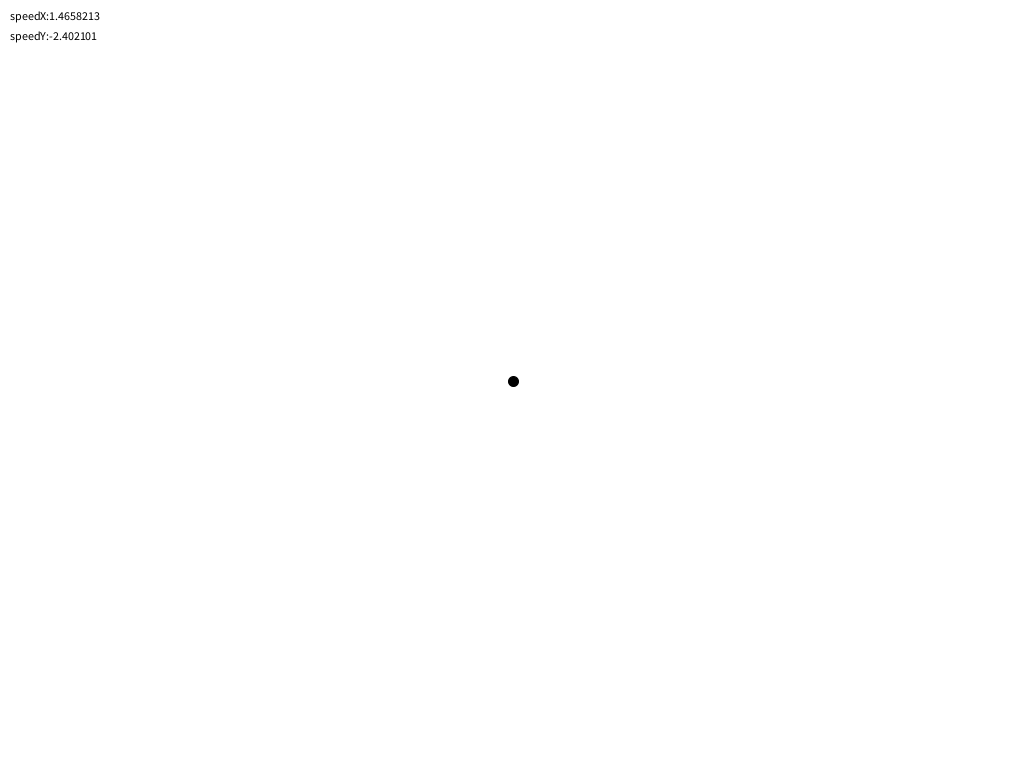
Frame 1 (no input)
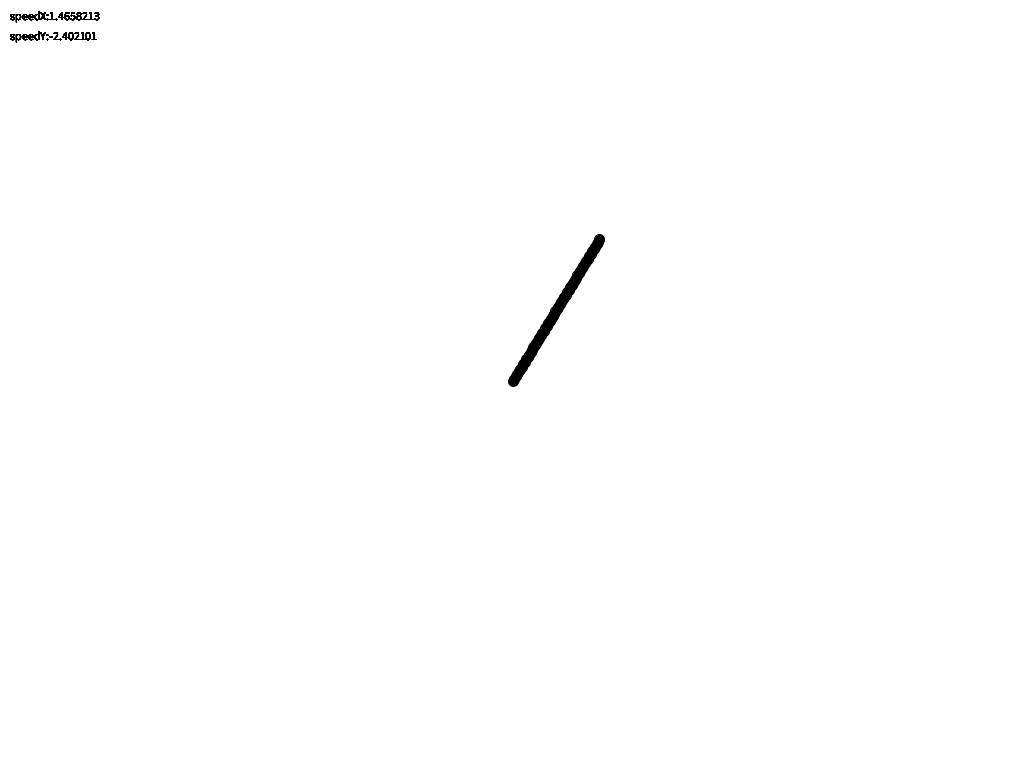
Frame 60 (the mouse pressed at the canvas centre just before this capture)
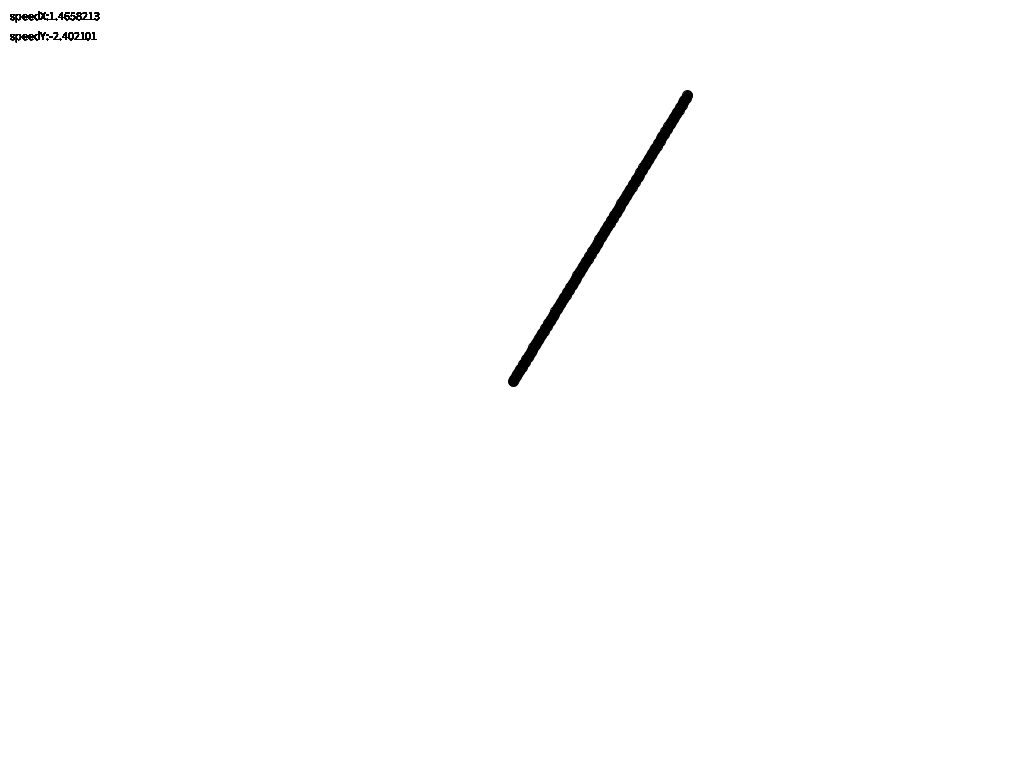
Frame 120 (the mouse held since frame 60 and released just before this capture)

The Processing sketch that drew these frames (run headless with seeded random() and noise(); from frame 60 on, the mouse is pressed at the canvas centre):

// Processing sketch: Animation_1_Moving_Ball
// ── Animation_1_Moving_Ball.pde
/*------------------------------------------------- 
 Moving Ball ::
 */

float posX, posY;
float speedX, speedY;

//-------------------------------------------------
void setup() {
  size(1024, 768);

  //let's make our background white
  background(255); //set any color you like here using RGB values or shades of gray using only one alpha value: 0 == black, 255 == white.

  //setting initial position for our ball to be in the middle of the screen
  posX = width*0.5; //this is the same as dividing by 2!
  posY = height*0.5;

  //setting random speeds for X and Y axis
  speedX = random(-5.0, 5.0);
  speedY = random(-5.0, 5.0);
}

//-------------------------------------------------
void update() {
  //updating positions according to speed
  posX += speedX; //this is the same as saying posX = posX + speedX
  posY += speedY;
}

//-------------------------------------------------
void draw() {
  update();
  
  fill(0); //let's make our ball black
  ellipse(posX, posY, 10, 10);

  //let's draw to the screen our speeds!
  text("speedX:" + str(speedX), 10, 20);
  text("speedY:" + str(speedY), 10, 40);
}
